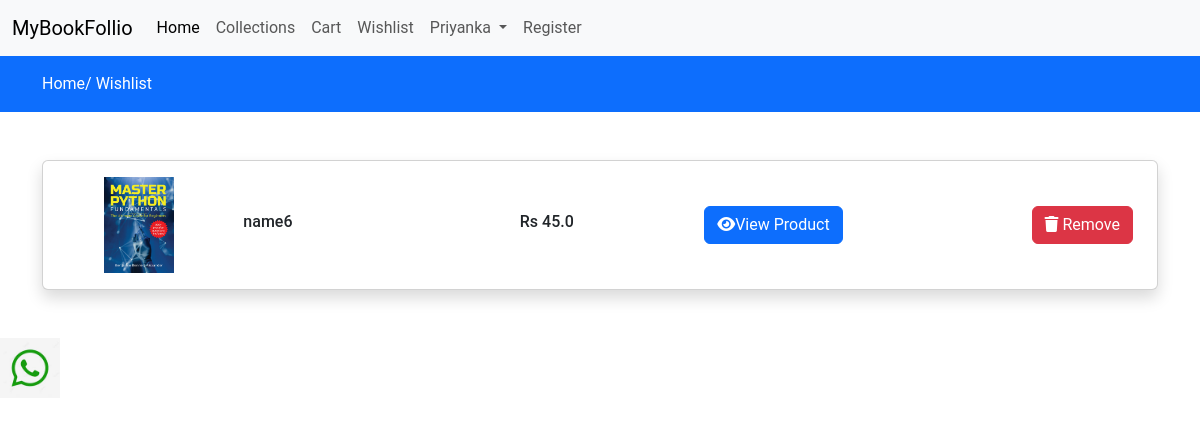
The page /wishlist (signed in) on the database its author committed.
### store/models.py (models this page shows, shortened)
class Wishlist(models. Model):
    user = models.ForeignKey(User, on_delete=models.CASCADE)
    product = models.ForeignKey(Product, on_delete=models.CASCADE)
    created_at = models.DateTimeField(auto_now_add=True)

class Product(models.Model):
    category = models.ForeignKey(Category, on_delete = models.CASCADE)
    slug = models.CharField(max_length=50, null=False, blank=False)
    name = models.CharField(max_length=50, null=False, blank=False)
    product_image = models.ImageField(upload_to=get_file_path, null=False, blank=True)
    small_description = models.CharField(max_length=50, null=False, blank=False)
    quantity = models.IntegerField(null = False, blank = False)
    description = models.TextField(max_length=100, null=False, blank=False)
    original_price = models.FloatField(null = False, blank = False)
    selling_price = models.FloatField(null=False, blank=False)
    status = models.BooleanField(default=False, help_text="0 = default, 1 = Hidden")
    trending = models.BooleanField(default=False, help_text="0 = default, 1 = Trending")
    tag = models.CharField(max_length = 20, null = False, blank = False)
    meta_title = models.CharField(max_length=100, null=False, blank=False)
    meta_keyword = models.CharField(max_length=40, null=False, blank=False)
    meta_description = models.CharField(max_length=50, null=False, blank=False)
    created_at = models.DateTimeField(auto_now_add=True)

### store/controller/wishlist.py (the view)
# urls.py: path('wishlist',wishlist.index,name='wishlist'),
def index(request):
    wishlist = Wishlist.objects.filter(user=request.user)
    context = {"wishlist":wishlist}
    return render(request,"store/products/wishlist.html",context)

### store/templates/store/products/wishlist.html (shortened to what this page needs)
{% extends 'store/layouts/main.html' %}
{% block content %}
<div class="py-3 bg-primary">
    <div class="container">
        <a class="text-white" href="{% url 'home' %}">Home/</a>
        <a class="text-white" href="{% url 'wishlist' %}">Wishlist</a>
    </div>
</div>
<div class="py-5">
    <div class="container">
        <div class="row">
            <div class="col-md-12">
                <div class="card shadow">
                    <div class="card-body wishdata">
                        {% if wishlist %}
                        {% for item in wishlist %}
                        <div class="row product_data">
                            <div class="col-md-2 text-center">
                                <img src="{{ item.product.product_image.url }}" height="70px" width="70px" alt="image here" class="img-fluid">
                            </div>
                            <div class="col-md-3 my-auto">
                                <h6>{{ item.product.name }}</h6>
                            </div>
                            <div class="col-md-2 my-auto">
                                <h6>Rs {{ item.product.selling_price }}</h6>
                            </div>
                            <div class="col-md-5 my-auto d-flex justify-content-between">
                                <a href="{% url 'productview' item.product.category.slug item.product.slug %}" class="btn btn-primary me-2">
                                    <i class="fa fa-eye"></i>View Product
                                </a>
                                <button class="btn btn-danger delete-wishlist-item me-2">
                                    <i class="fa fa-trash"></i> Remove
                                </button>
                            </div>
                        </div>
                        {% endfor %}
                        {% else %}
                        <h4>Your wishlist is Empty!</h4>
                        {% endif %}
                    </div>
                </div>
            </div>
        </div>
    </div>
</div>
{% endblock %}

### store/templates/store/inc/navbar.html (shortened to what this page needs)
<nav class="navbar navbar-expand-lg bg-body-tertiary">
  <div class="container-fluid">
    <a class="navbar-brand" href="#">MyBookFollio</a>
    <div class="collapse navbar-collapse" id="navbarSupportedContent">
      <ul class="navbar-nav me-auto mb-2 mb-lg-0">
        <li class="nav-item">
          <a class="nav-link active" aria-current="page" href="{% url 'home' %}">Home</a>
        </li>
        <li class="nav-item">
          <a class="nav-link" href="{% url 'collections' %}">Collections</a>
        </li>
        <li class="nav-item">
          <a class="nav-link" href="{% url 'cart' %}">Cart</a>
        </li>
        <li class="nav-item">
          <a class="nav-link" href="{% url 'wishlist' %}">Wishlist</a>
        </li>
        {% if request.user.is_authenticated %}
        <li class="nav-item dropdown">
          <a class="nav-link dropdown-toggle" role="button" data-bs-toggle="dropdown" aria-expanded="false">
            {{ request.user }}
          </a>
        </li>
        {% else %}
        <li class="nav-item">
          <a class="nav-link" href="{% url 'loginpage' %}">Login</a>
        </li>
        {% endif %}
        <li class="nav-item">
          <a class="nav-link" href="{% url 'register' %}">Register</a>
        </li>
      </ul>
    </div>
  </div>
</nav>

### store/templates/store/layouts/main.html (style rules this page uses)
* { font-family:'Roboto',sans-serif; }
a { text-decoration:none; color:black; }

### rows shown on the page
Wishlist: product.product_image (picture), product.name "name6", product.selling_price "45.0"

### other values the page prints
{{ request.user }} "Priyanka"
